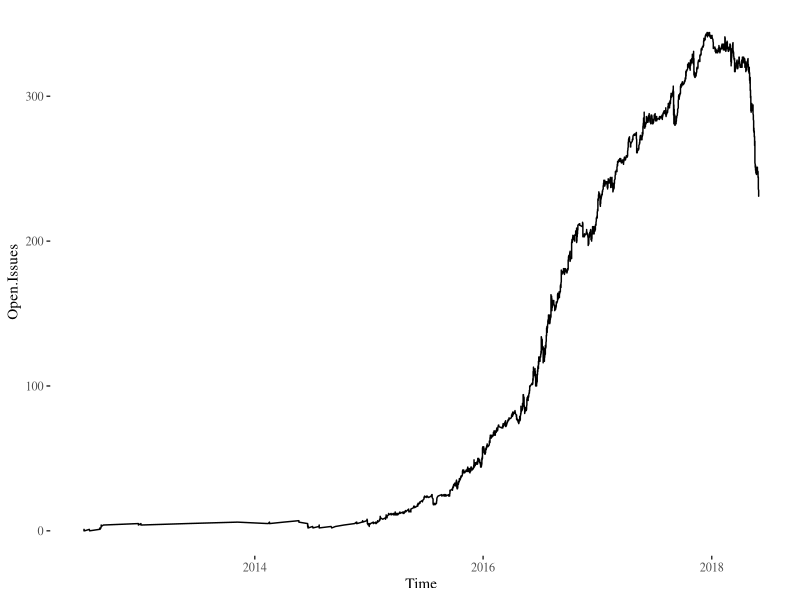
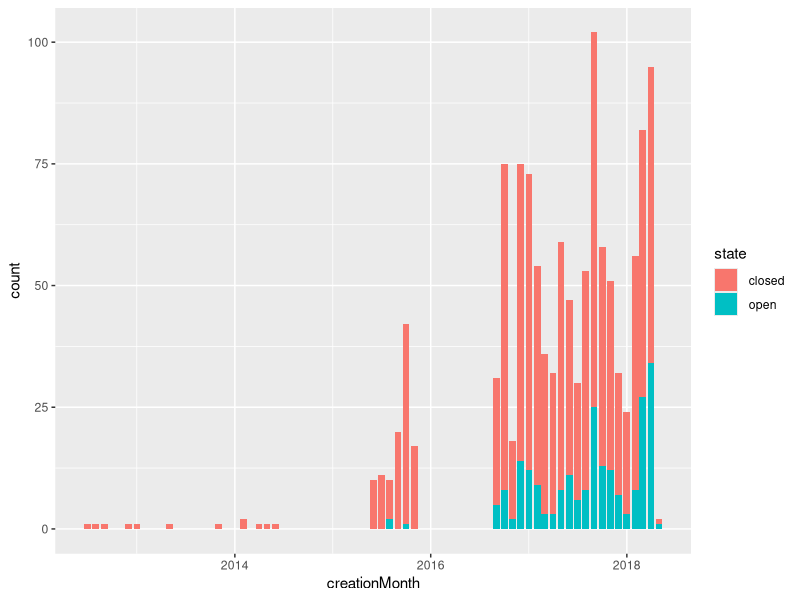
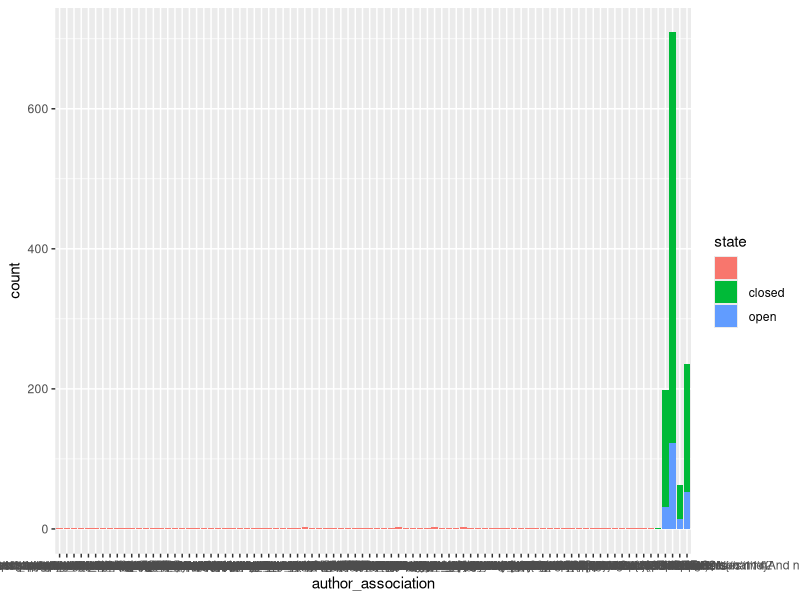
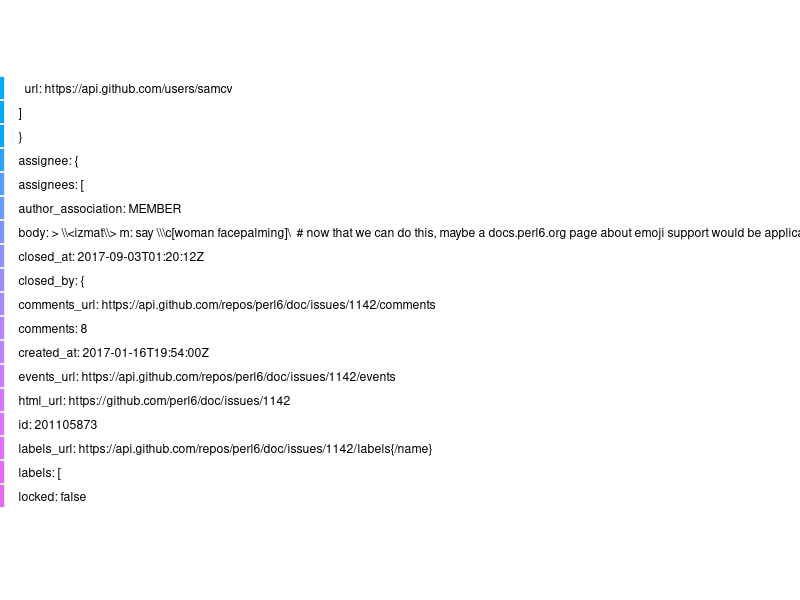
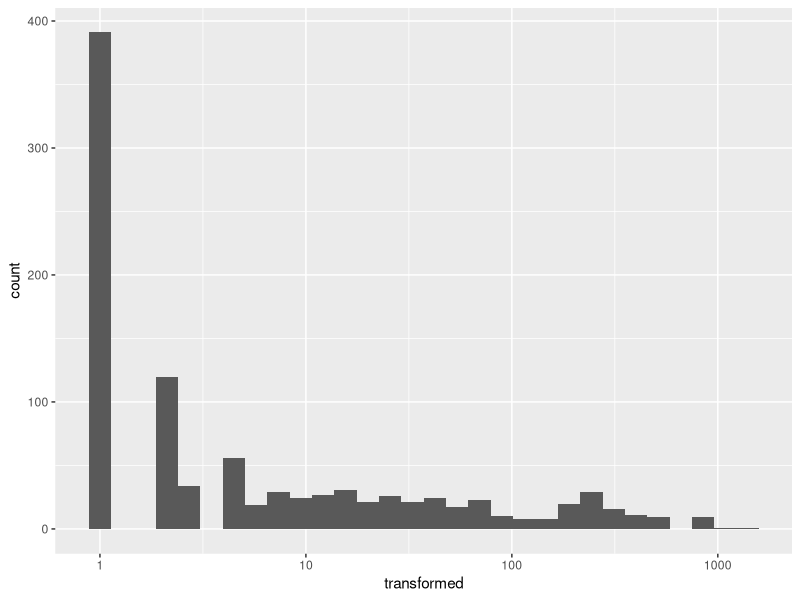
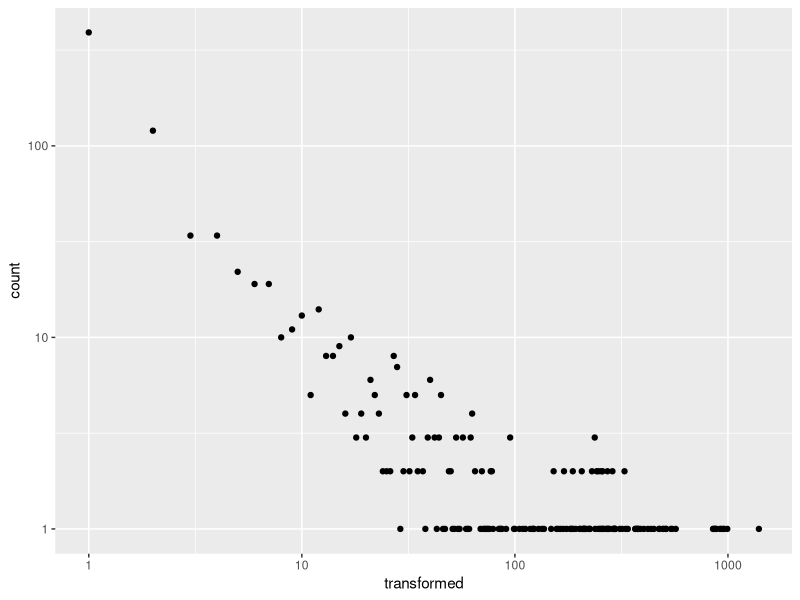

Source code (R) for these figures, in order:
## ---- chunk 1
library(ggplot2)
library(ggthemes)

issues <- read.csv("../data/issues.csv")
opens.gt.1 <- issues[issues$created_by %in%  names( table(issues$created_by)[table(issues$created_by) > 1]),]
closes.gt.1 <- issues[issues$closer %in%  names( table(issues$closer)[table(issues$closer) > 1]),]
issues$author_association <- as.factor(issues$author_association)
closes.gt.1 <- closes.gt.1[closes.gt.1$state == " closed",]
issues$created_at <- as.Date(issues$created_at)
issues$closed_at <- as.Date(issues$closed_at)
closed.issues <- issues[issues$state == ' closed',]
closed.issues$duration <- closed.issues$closed_at - closed.issues$created_at

## ---- chunk 2
issues.t <- read.csv("../data/issues-timeline.csv")

issues.t$Time <- as.Date(issues.t$Time)
ggplot(issues.t, aes(x=Time,y=Open.Issues))+geom_line()+theme_tufte()
## ---- chunk 3
issues$creationMonth <- as.Date(cut(issues$created_at, breaks="month"))
ggplot(issues,aes(x=creationMonth,fill=state))+geom_bar(stat='count')
## ---- chunk 4
ggplot(issues,aes(x=author_association,fill=state))+geom_bar() 
## ---- chunk 5
ggplot(issues,aes(x=state,fill=author_association))+geom_bar(position="fill") 
## ---- chunk 6
duration.summary <- summary(as.numeric(closed.issues$duration))
closed.issues$duration = as.numeric(closed.issues$duration)
closed.issues$transformed = closed.issues$duration+1
ggplot(closed.issues,aes(x=transformed))+geom_histogram()+scale_x_log10()
## ---- chunk 7
ggplot(closed.issues,aes(x=transformed))+geom_point(stat='count')+scale_x_log10()+scale_y_log10()
